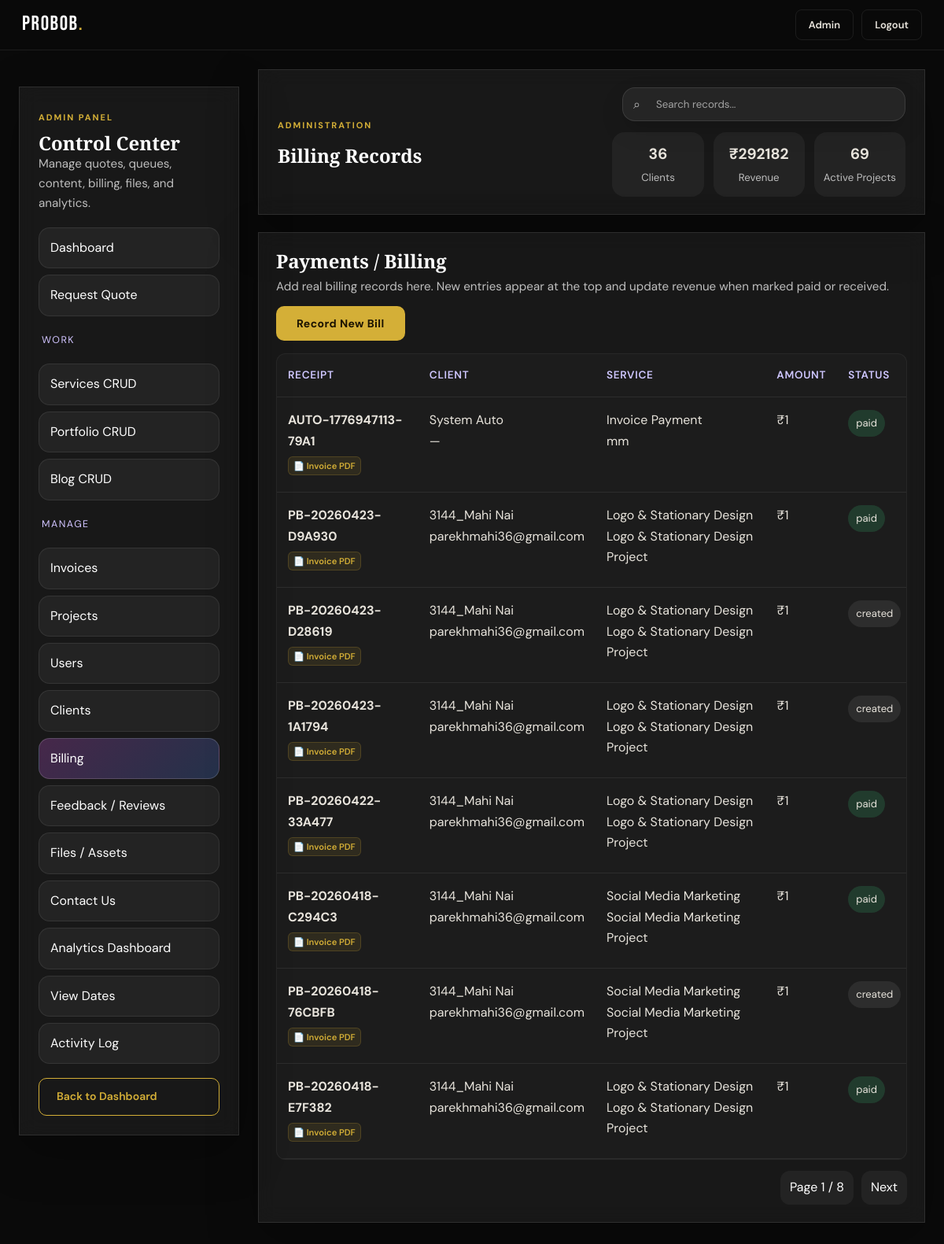
Screenshot of /admin/manage/billing (signed in) with the database file from the repository.
### tables this page shows
CREATE TABLE payments (
            id INTEGER PRIMARY KEY AUTOINCREMENT,
            receipt_no TEXT UNIQUE,
            name TEXT,
            email TEXT,
            phone TEXT,
            service TEXT,
            project TEXT,
            amount INTEGER,
            currency TEXT DEFAULT 'INR',
            razorpay_order_id TEXT,
            razorpay_payment_id TEXT,
            razorpay_signature TEXT,
            status TEXT DEFAULT 'created',
            gateway_status TEXT,
            date_str TEXT,
            paid_at TEXT,
            created_at TEXT DEFAULT CURRENT_TIMESTAMP
        , user_id INTEGER, project_id INTEGER, invoice_id INTEGER, payment_method TEXT, notes TEXT, verified_at TEXT, webhook_event_id TEXT, webhook_payload TEXT, failure_reason TEXT);

### app.py (the view)
@app.route('/admin/manage/billing')
@admin_required
def admin_billing_page():
    db = get_db()
    page = int(request.args.get('page', 1) or 1)
    search = request.args.get('search', '').strip()
    payments = admin_paginate("""
        SELECT p.*, i.invoice_no, i.title AS invoice_title
        FROM payments p
        LEFT JOIN invoices i ON p.invoice_id = i.id
        ORDER BY COALESCE(p.created_at, p.date_str) DESC, p.id DESC
    """, page=page, per_page=8, search=search, search_cols=['receipt_no', 'name', 'email', 'project', 'service', 'p.status', 'invoice_no', 'invoice_title'])
    invoices = db.execute("SELECT id, invoice_no, title, amount, balance_amount FROM invoices WHERE status != 'Paid' ORDER BY id DESC").fetchall()
    return render_template('admin_billing.html', payments=payments, invoices=invoices, **admin_common_context('billing'))

### app.py (called while the page is built)
def get_db():
    db = getattr(g, '_database', None)
    if db is None:
        db = g._database = sqlite3.connect(DATABASE)
        db.row_factory = sqlite3.Row
    return db

@app.teardown_appcontext
def close_connection(exception):
    db = getattr(g, '_database', None)
    if db is not None:
        db.close()

def admin_required(f):
    @wraps(f)
    def decorated(*args, **kwargs):
        user = get_current_user()
        if not user:
            flash('Please log in to access this page.', 'warning')
            return redirect(url_for('login', next=request.path))
        if user['role'] != 'admin':
            flash('Admin access only.', 'error')
            return redirect(url_for('dashboard'))
        return f(*args, **kwargs)
    return decorated

def get_current_user():
    if 'user_id' not in session:
        return None
    return get_db().execute('SELECT * FROM users WHERE id=?', (session['user_id'],)).fetchone()

def get_user_notifications(limit=5, only_unread=False):
    user = get_current_user()
    if not user:
        return []
    query = 'SELECT * FROM notifications WHERE user_id=?'
    params = [user['id']]
    if only_unread:
        query += ' AND is_read=0'
    query += ' ORDER BY id DESC LIMIT ?'
    params.append(limit)
    return get_db().execute(query, tuple(params)).fetchall()

def unread_notification_count():
    user = get_current_user()
    if not user:
        return 0
    return get_db().execute('SELECT COUNT(*) FROM notifications WHERE user_id=? AND is_read=0', (user['id'],)).fetchone()[0]

@app.context_processor
def inject_user():
    user = get_current_user()
    play_login_sound = bool(session.pop('play_login_sound', False))
    return {
        'current_user': user,
        'notif_preview': get_user_notifications(limit=5) if user else [],
        'notif_unread_count': unread_notification_count() if user else 0,
        'play_login_sound': play_login_sound,
        'now_iso': now_iso
    }

def admin_common_context(section='dashboard'):
    return {'admin_section': section, 'admin_stats': admin_overview_stats()}

### templates/admin_billing.html (shortened to what this page needs)
{% extends 'admin_base.html' %}
{% block admin_heading %}Billing Records{% endblock %}
{% block admin_body %}
<div class="glass-card admin-section">
  <div style="display:flex;justify-content:space-between;align-items:center;gap:12px;flex-wrap:wrap;margin-bottom:16px;">
    <div>
      <h2 style="margin-bottom:6px;">Payments / Billing</h2>
      <p class="admin-subtext" style="margin:0;">Add real billing records here. New entries appear at the top and update revenue when marked paid or received.</p>
    </div>
    <button class="btn-primary" type="button" onclick="const form=document.getElementById('newBillForm'); form.style.display=form.style.display==='none'?'grid':'none';">Record New Bill</button>
  </div>
  <div class="table-wrap"><table class="admin-table"><thead><tr><th>Receipt</th><th>Client</th><th>Service</th><th>Amount</th><th>Status</th><th>Update</th></tr></thead><tbody>
    {% for item in payments['items'] %}
    <tr>
      <td>
        <strong>{{ item.receipt_no }}</strong>
        {% if item.invoice_id %}
        <br>
        <a href="{{ url_for('download_invoice_pdf', invoice_id=item.invoice_id) }}" class="admin-pdf-link" style="padding: 2px 6px; font-size: 0.7rem; margin-top: 6px;">
            📄 Invoice PDF
        </a>
        {% endif %}
      </td>
      <td>{{ item.name or '—' }}<br>{{ item.email or '—' }}</td>
      <td>{{ item.service or '—' }}<br>{{ item.project or '—' }}</td>
      <td>₹{{ item.amount or 0 }}</td>
      <td>
        <span class="badge {{ item.status|lower }}">{{ item.status }}</span>
      </td>
    </tr>
    {% else %}<tr><td colspan="6">No billing records yet.</td></tr>{% endfor %}
  </tbody></table></div>
  <div class="pagination">
    <span>Page {{ payments['page'] }} / {{ payments['pages'] }}</span>
    {% if payments['has_next'] %}<a href="{{ url_for('admin_billing_page', page=payments['next_page'], search=request.args.get('search', '')) }}">Next</a>{% endif %}
  </div>
</div>
{% endblock %}

### static/css/style.css (style rules this page uses)
*, *::before, *::after { box-sizing: border-box; margin: 0; padding: 0; }
:root { --bg: #0a0a0a; --bg-2: #111111; --bg-3: #181818; --bg-4: #222222; --border: rgba(255,255,255,0.08); --border-gold: rgba(212,175,55,0.25); --gold: #d4af37; --gold-light: #f0d060; --gold-dim: rgba(212,175,55,0.15); --white: #ffffff; --text: #e8e4dc; --text-2: #9e9a93; --text-3: #5c5852; --red: #e05555; --radius: 12px; --radius-lg: 20px; --shadow: 0 8px 32px rgba(0,0,0,0.5); --shadow-gold: 0 0 40px rgba(212,175,55,0.12); --font-display: 'Bebas Neue', sans-serif; --font-serif: 'Playfair Display', Georgia, serif; --font-body: 'DM Sans', system-ui, sans-serif; --nav-h: 64px; --ticker-h: 36px; }
html { scroll-behavior: smooth; }
body { background: var(--bg); color: var(--text); font-family: var(--font-body); font-size: 16px; line-height: 1.65; -webkit-font-smoothing: antialiased; overflow-x: hidden; }
a { color: inherit; text-decoration: none; }
button { cursor: pointer; border: none; background: none; font-family: inherit; }
h1,h2,h3,h4,h5 { font-family: var(--font-serif); font-weight: 700; line-height: 1.15; color: var(--white); }
.btn-primary { display: inline-flex; align-items: center; gap: 6px; background: var(--gold); color: #1a1200; font-weight: 700; font-size: 14px; letter-spacing: 0.03em; padding: 13px 26px; border-radius: 10px; border: none; cursor: pointer; transition: background .2s, transform .15s, box-shadow .2s; }
.glass-card { background:rgba(255,255,255,.06);backdrop-filter:blur(12px);border:1px solid rgba(255,255,255,.1);box-shadow:0 20px 60px rgba(0,0,0,.28); }

### templates/admin_base.html (style rules this page uses)
.admin-subtext { color:rgba(255,255,255,.72);font-size:.95rem }
.admin-section { padding:22px;overflow-x:auto }
.admin-section h2 { margin-bottom:16px }
.table-wrap { overflow-x:auto; -webkit-overflow-scrolling: touch; border-radius: 12px; border: 1px solid rgba(255,255,255,0.05); background: rgba(255,255,255,0.02); }
.admin-table { width:100%;border-collapse:collapse;min-width:1000px; }
.admin-table th,.admin-table td { padding:16px 14px;border-bottom:1px solid rgba(255,255,255,.08);vertical-align:top;text-align:left; overflow: hidden; text-overflow: ellipsis; }
.admin-table th { font-size:.85rem;color:#cfc7ff; font-weight: 600; text-transform: uppercase; letter-spacing: 0.05em; }
.badge { display:inline-flex;align-items:center;padding:6px 10px;border-radius:999px;background:rgba(255,255,255,.08);font-size:.82rem }
.badge.accepted,.badge.paid,.badge.completed,.badge.confirmed,.badge.resolved { background:rgba(63,205,128,.18) }
.pagination { display:flex;gap:10px;justify-content:flex-end;align-items:center;margin-top:14px }
.pagination a,.pagination span { padding:8px 12px;border-radius:12px;background:rgba(255,255,255,.05);text-decoration:none;color:#fff }
.admin-pdf-link { display: inline-flex; align-items: center; gap: 6px; margin-top: 8px; padding: 4px 10px; background: rgba(212, 175, 55, 0.1); border: 1px solid rgba(212, 175, 55, 0.2); color: #d4af37 !important; border-radius: 6px; font-size: 0.85rem; font-weight: 600; text-decoration: none; transition: all 0.2s ease; }

### rows the page displays
payments: receipt_no "AUTO-1776947113-79A1", name "System Auto", email "—", service "Invoice Payment", project "mm", amount "1", status "paid"
payments: receipt_no "PB-20260423-D9A930", name "3144_Mahi Nai", email "parekhmahi36@gmail.com", service "Logo & Stationary Design", project "Logo & Stationary Design Project", amount "1", status "paid"
payments: receipt_no "PB-20260423-D28619", name "3144_Mahi Nai", email "parekhmahi36@gmail.com", service "Logo & Stationary Design", project "Logo & Stationary Design Project", amount "1", status "created"
payments: receipt_no "PB-20260423-1A1794", name "3144_Mahi Nai", email "parekhmahi36@gmail.com", service "Logo & Stationary Design", project "Logo & Stationary Design Project", amount "1", status "created"
payments: receipt_no "PB-20260422-33A477", name "3144_Mahi Nai", email "parekhmahi36@gmail.com", service "Logo & Stationary Design", project "Logo & Stationary Design Project", amount "1", status "paid"
payments: receipt_no "PB-20260418-C294C3", name "3144_Mahi Nai", email "parekhmahi36@gmail.com", service "Social Media Marketing", project "Social Media Marketing Project", amount "1", status "paid"
payments: receipt_no "PB-20260418-76CBFB", name "3144_Mahi Nai", email "parekhmahi36@gmail.com", service "Social Media Marketing", project "Social Media Marketing Project", amount "1", status "created"
payments: receipt_no "PB-20260418-E7F382", name "3144_Mahi Nai", email "parekhmahi36@gmail.com", service "Logo & Stationary Design", project "Logo & Stationary Design Project", amount "1", status "paid"

### other values shown
{{ admin_stats.clients }} "36"
{{ admin_stats.revenue }} "292182"
{{ admin_stats.active_projects }} "69"
{{ payments['page'] }} "1"
{{ payments['pages'] }} "8"
